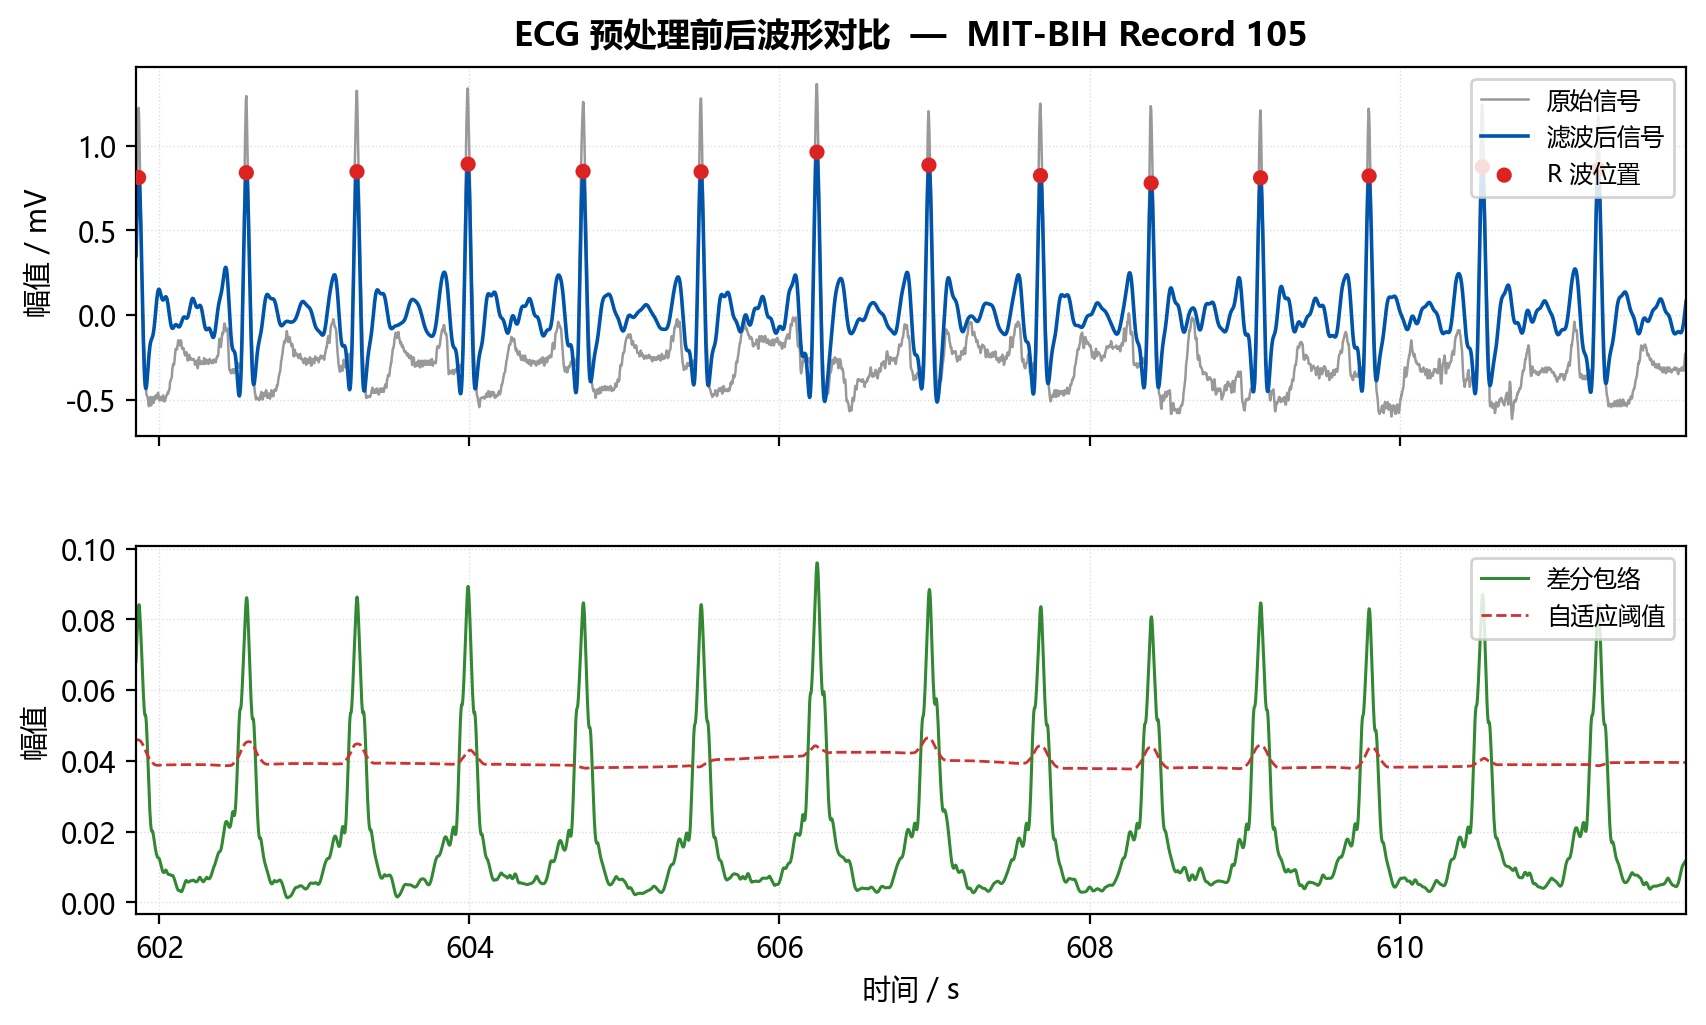

Write Python code to recreate this figure.
import matplotlib.pyplot as plt
import matplotlib.patches as mpatches
import numpy as np
import scipy.io as sio

plt.rcParams['font.sans-serif'] = ['Microsoft YaHei', 'SimHei', 'Noto Sans SC']
plt.rcParams['axes.unicode_minus'] = False

# ---------------------------------------------------------------------------
# load cached ECG data  (record 105 — clean normal rhythm)
# ---------------------------------------------------------------------------
data = sio.loadmat('data/cache/ecg_105_lead1.mat')
ecg = data['ecg'][0, 0]

t        = ecg['t'].flatten()
raw      = ecg['raw'].flatten()
filtered = ecg['filtered'].flatten()
diff_env = ecg['diffEnvelope'].flatten()
thresh   = ecg['threshold'].flatten()
r_locs   = ecg['rLocs'].flatten().astype(int) - 1   # MATLAB→0‑indexed
fs       = ecg['fs'][0, 0]
record   = ecg['recordName'][0]

# ---------------------------------------------------------------------------
# pick a representative 10‑second window  (roughly where HR deviates most)
# ---------------------------------------------------------------------------
win_sec = 10
win_samp = int(win_sec * fs)

# pick window 1/3 into the recording (stable region)
start = len(raw) // 3
idx = slice(start, start + win_samp)

t_win    = t[idx]
raw_win  = raw[idx]
filt_win = filtered[idx]
env_win  = diff_env[idx]
thr_win  = thresh[idx]

# R peaks inside window
r_in = r_locs[(r_locs >= idx.start) & (r_locs < idx.stop)]
r_t  = t[r_in]
r_y  = filtered[r_in]

# ---------------------------------------------------------------------------
# figure
# ---------------------------------------------------------------------------
fig, (ax1, ax2) = plt.subplots(2, 1, figsize=(10, 5.5),
                                sharex=True,
                                gridspec_kw=dict(hspace=0.30))
fig.patch.set_facecolor('white')

# ---- top: raw vs filtered ----
ax1.plot(t_win, raw_win,
         color='#999999', linewidth=0.9, label='原始信号')
ax1.plot(t_win, filt_win,
         color='#0055AA', linewidth=1.3, label='滤波后信号')
ax1.scatter(r_t, r_y, s=30, facecolors='#DD2222', edgecolors='none',
            label='R 波位置', zorder=3)
ax1.set_ylabel('幅值 / mV', fontsize=10)
ax1.set_title('ECG 预处理前后波形对比  —  MIT-BIH Record %s' % record,
              fontsize=12, fontweight='bold', pad=8)
ax1.legend(loc='upper right', fontsize=8.5, framealpha=0.85,
           edgecolor='#CCCCCC')
ax1.grid(True, linestyle=':', color='#DDDDDD', linewidth=0.5)
ax1.set_xlim(t_win[0], t_win[-1])

# ---- bottom: diff envelope + threshold ----
ax2.plot(t_win, env_win,
         color='#338833', linewidth=1.1, label='差分包络')
ax2.plot(t_win, thr_win,
         color='#CC3333', linewidth=1.0, linestyle='--', label='自适应阈值')
ax2.set_xlabel('时间 / s', fontsize=10)
ax2.set_ylabel('幅值', fontsize=10)
ax2.legend(loc='upper right', fontsize=8.5, framealpha=0.85,
           edgecolor='#CCCCCC')
ax2.grid(True, linestyle=':', color='#DDDDDD', linewidth=0.5)
ax2.set_xlim(t_win[0], t_win[-1])

# ---------------------------------------------------------------------------
# save
# ---------------------------------------------------------------------------
plt.savefig('d:/bishe/flowchart_images_v4/03_preprocess_comparison.png',
            dpi=200, bbox_inches='tight', facecolor='white')
plt.savefig('d:/bishe/ecg_preprocess_comparison.png',
            dpi=200, bbox_inches='tight', facecolor='white')
plt.close()
print('OK → ecg_preprocess_comparison.png')
